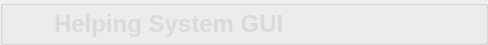
        <widget class="QGroupBox" name="groupBox">
         <property name="minimumSize">
          <size>
           <width>0</width>
           <height>45</height>
          </size>
         </property>
         <property name="maximumSize">
          <size>
           <width>16777215</width>
           <height>45</height>
          </size>
         </property>
         <property name="styleSheet">
          <string notr="true">#groupBox{
background-color: rgba(75, 75, 75, 200);
border: 0px solid #42adff;
border-left: 0px solid rgba(29, 83, 185, 255);
border-right: 0px solid rgba(29, 83, 185, 255);
border-bottom: 1px solid rgba(200, 200, 200,100);
;
border-radius:0px;}</string>
         </property>
         <property name="title">
          <string/>
         </property>
         <layout class="QHBoxLayout" name="horizontalLayout">
          <property name="spacing">
           <number>0</number>
          </property>
          <property name="topMargin">
           <number>0</number>
          </property>
          <property name="bottomMargin">
           <number>0</number>
          </property>
          <item>
           <widget class="QLabel" name="label_7">
            <property name="minimumSize">
             <size>
              <width>40</width>
              <height>40</height>
             </size>
            </property>
            <property name="maximumSize">
             <size>
              <width>40</width>
              <height>40</height>
             </size>
            </property>
            <property name="styleSheet">
             <string notr="true">image: </string>
            </property>
            <property name="text">
             <string/>
            </property>
            <property name="pixmap">
             <pixmap resource="../apprcc.qrc">:/img/icon/teamlogo.jpg</pixmap>
            </property>
            <property name="scaledContents">
             <bool>true</bool>
            </property>
           </widget>
          </item>
          <item>
           <widget class="QLabel" name="label_4">
            <property name="styleSheet">
             <string notr="true">QLabel
{
	font-size: 24px;
	font-family: &quot;Microsoft YaHei&quot;;
	font-weight: bold;
 		border-radius:9px;
		background:rgba(66, 195, 255, 0);
color: rgb(218, 218, 218);
}
</string>
            </property>
            <property name="text">
             <string>Helping System GUI</string>
            </property>
           </widget>
          </item>
          <item>
           <spacer name="horizontalSpacer">
            <property name="orientation">
             <enum>Qt::Horizontal</enum>
            </property>
            <property name="sizeHint" stdset="0">
             <size>
              <width>40</width>
              <height>20</height>
             </size>
            </property>
           </spacer>
          </item>
          <item>
           <layout class="QHBoxLayout" name="horizontalLayout_5">
            <property name="spacing">
             <number>0</number>
            </property>
            <item>
             <widget class="QPushButton" name="minButton">
              <property name="minimumSize">
               <size>
                <width>50</width>
                <height>28</height>
               </size>
              </property>
              <property name="maximumSize">
               <size>
                <width>50</width>
                <height>28</height>
               </size>
              </property>
              <property name="styleSheet">
               <string notr="true">QPushButton {
border-style: solid;
border-width: 0px;
border-radius: 0px;
background-color: rgba(223, 223, 223, 0);}
QPushButton::focus{outline: none;}
QPushButton::hover {
border-style: solid;
border-width: 0px;
border-radius: 0px;
background-color: rgba(223, 223, 223, 150);}</string>
              </property>
              <property name="text">
               <string/>
              </property>
              <property name="icon">
               <iconset>
                <normaloff>:/img/icon/最小化.png</normaloff>:/img/icon/最小化.png</iconset>
              </property>
             </widget>
            </item>
            <item>
             <widget class="QPushButton" name="maxButton">
              <property name="minimumSize">
               <size>
                <width>50</width>
                <height>28</height>
               </size>
              </property>
              <property name="maximumSize">
               <size>
                <width>50</width>
                <height>28</height>
               </size>
              </property>
              <property name="styleSheet">
               <string notr="true">QPushButton {
border-style: solid;
border-width: 0px;
border-radius: 0px;
background-color: rgba(223, 223, 223, 0);}
QPushButton::focus{outline: none;}
QPushButton::hover {
border-style: solid;
border-width: 0px;
border-radius: 0px;
background-color: rgba(223, 223, 223, 150);}</string>
              </property>
              <property name="text">
               <string/>
              </property>
              <property name="icon">
               <iconset>
                <normaloff>:/img/icon/正方形.png</normaloff>
                <activeon>:/img/icon/还原.png</activeon>
                <selectedon>:/img/icon/还原.png</selectedon>:/img/icon/正方形.png</iconset>
              </property>
              <property name="checkable">
               <bool>true</bool>
              </property>
             </widget>
            </item>
            <item>
             <widget class="QPushButton" name="closeButton">
              <property name="minimumSize">
               <size>
                <width>50</width>
                <height>28</height>
               </size>
              </property>
              <property name="maximumSize">
               <size>
                <width>50</width>
                <height>28</height>
               </size>
              </property>
              <property name="styleSheet">
               <string notr="true">QPushButton {
border-style: solid;
border-width: 0px;
border-radius: 0px;
background-color: rgba(223, 223, 223, 0);}
QPushButton::focus{outline: none;}
QPushButton::hover {
border-style: solid;
border-width: 0px;
border-radius: 0px;
background-color: rgba(223, 223, 223, 150);}</string>
              </property>
              <property name="text">
               <string/>
              </property>
              <property name="icon">
               <iconset>
                <normaloff>:/img/icon/关闭.png</normaloff>:/img/icon/关闭.png</iconset>
              </property>
             </widget>
            </item>
           </layout>
          </item>
         </layout>
        </widget>
